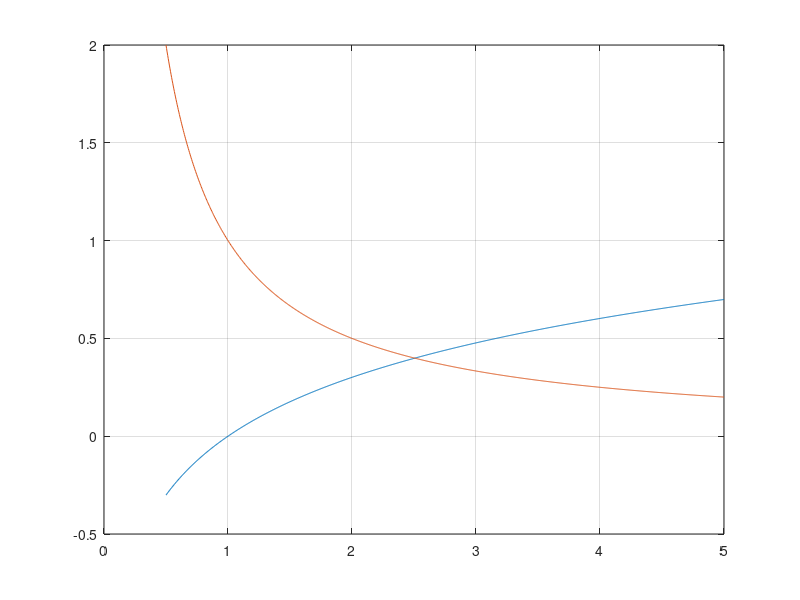

MATLAB code to generate this figure:
clc
clear

x=linspace(0.5,5,1000);
y1=log10(x);
y2=1./x;
y3=y1-y2;
plot(x,y1,x,y2);
grid

funct=@(x)log10(x)-1./x;
root=fzero(funct,[0.5,5]);
%Fzero solves equations numerically
disp(root)
fprintf(1,'root=%3.15f\n',root);



